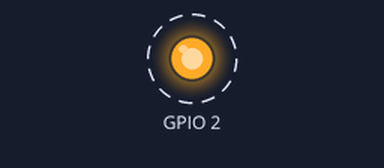
Bench run of a sketch on a simulated ESP8266 (NodeMCU). Parts: output pins drawn as LEDs (lit = HIGH, except the on-board LED, lit = LOW). Dashed ring = blinking. WiFi joins after 1.5 s; servers stay silent unless stated; what the sketch prints to the serial monitor is not drawn.

Above: at 2.0 s.
Timing chart, 0 to 6.1 s (numbered marks = the images above):
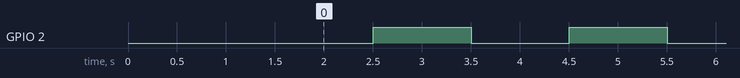

Measured:
- by itself, GPIO 2: alternates HIGH for 1.0 s and LOW for 1.0 s

The sketch:

esp8266_WIFI_connect.ino
```cpp
#include "ESP8266WiFi.h"
const char* ssid = "<ssid>";
const char* password = "<password>";

WiFiClient wifiClient;

void setup(){
  pinMode(BUILTIN_LED, OUTPUT);

  Serial.begin(115200);
  Serial.print("Connecting to ");
  Serial.println(ssid);
  WiFi.begin(ssid, password);
  while (WiFi.status() != WL_CONNECTED) {
    delay(500);
    Serial.print(".");
  }
  Serial.println("");
  Serial.println("WiFi connected");
  Serial.println("IP address: ");
  Serial.println(WiFi.localIP());
}

void loop() {
  digitalWrite(BUILTIN_LED, LOW);   // Turn the LED on (Note that LOW is the voltage level
                                    // but actually the LED is on; this is because
                                    // it is acive low on the ESP-01)
  delay(1000);                      // Wait for a second
  digitalWrite(BUILTIN_LED, HIGH);  // Turn the LED off by making the voltage HIGH
  delay(1000);
}
```
